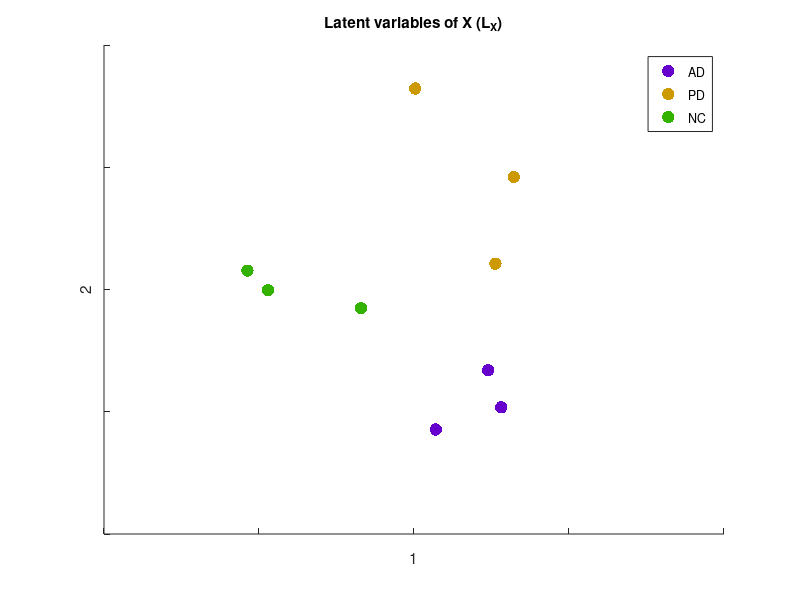

Write MATLAB code to recreate this figure. (Note: this script raises an error after producing the figure.)
clear; close all; clc;

% PET results: 9 subjects (three groups: AD, PD, NC) x 12 brain voxels
X =  [ 2     5     6     1     9     1     7     6     2     1     7     3 ;...   AD1
       4     1     5     8     8     7     2     8     6     4     8     2 ;...   AD2
       5     8     7     3     7     1     7     4     5     1     4     3 ;...   AD3
       3     3     7     6     1     1    10     2     2     1     7     4 ;...   PD1
       2     3     8     7     1     6     9     1     8     8     1     6 ;...   PD2
       1     7     3     1     1     3     1     8     1     3     9     5 ;...   PD3
       9     0     7     1     8     7     4     2     3     6     2     7 ;...   NC1
       8     0     6     5     9     7     4     4     2    10     3     8 ;...   NC2
       7     7     4     5     7     6     7     6     5     4     8     8]; %   NC3
X

% contrast data: 9 subjects x 2 contrast (values are such that contrast 1 
% predicts that the AD and PD participants will differ from NC; 
% contrast 2 will differentiate AD form PD)
Y =   [-0.24 -0.41 ; ... AD1  
       -0.24 -0.41 ; ... AD2 
       -0.24 -0.41 ; ... AD3 
       -0.24  0.41 ; ... PD1 
       -0.24  0.41 ; ... PD2 
       -0.24  0.41 ; ... PD3 
        0.47  0.00 ; ... NC1 
        0.47  0.00 ; ... NC2 
        0.47  0.00]; %   NC3

whos
%% centering & normalization (each condition separately)
% centering
X = X - mean(X);

% normalization
for iCol = 1:size(X,2)
    X_column_norms(1,iCol) = norm(X(:,iCol));
end

X = X./X_column_norms;

whos

% check
X
mean(X,1)
sum(X.^2)
Y
sum(Y.^2) % not ones -> too low precision given in paper

% fix nans
X(isnan(X)) = 0;
Y(isnan(Y)) = 0;

% % split fixed matrices
% X1 = X(1:3,:);
% X2 = X(4:6,:);
% X3 = X(7:9,:);
% Y1 = Y(1:3,:);
% Y2 = Y(4:6,:);
% Y3 = Y(7:9,:);


%% cross-product matrix

R = Y'*X

[U,D,V] = svd(R, 'econ'); % 'econ' to drop entries related to zero-singular vlaues


% U - behavioral measures saliences
% V - contrasts saliences
% D - covariance values for n-th latent variable of X and n-th latent variable
% of Y
U,D,V



%% latent variables

LX = X*V
LY = Y*U

%% plot latent variables

colors = [0.4 0.0 0.8;
          0.8 0.6 0.0;
          0.2 0.7 0.0];

colors = [0.4 0.0 0.8;
          0.8 0.6 0.0;
          0.2 0.7 0.0];

figure
hold on
% AD
scatter(LX(1:3,1),LX(1:3,2),80,colors(1,:),'filled')
% PD
scatter(LX(4:6,1),LX(4:6,2),80,colors(2,:),'filled')
% NC
scatter(LX(7:9,1),LX(7:9,2),80,colors(3,:),'filled')
hold off

title('Latent variables of X (L_X)')
xlabel '1'
ylabel '2'
set(gca,'XTickLabel','')
set(gca,'YTickLabel','')
legend({'AD', 'PD', 'NC'})
xlim([-2, 2])
ylim([-1 1])
hline(0); vline(0);


figure
hold on
% AD
scatter(LY(1:3,1),LY(1:3,2),80,colors(1,:),'filled')
% PD
scatter(LY(4:6,1),LY(4:6,2),80,colors(2,:),'filled')
% NC
scatter(LY(7:9,1),LY(7:9,2),80,colors(3,:),'filled')
hold off

title('Latent variables of Y (L_Y)')
xlabel '1'
ylabel '2'
set(gca,'XTickLabel','')
set(gca,'YTickLabel','')
legend({'AD', 'PD', 'NC'})
xlim([-1,1])
ylim([-1 1])
hline(0); vline(0);

% result is the same as in the paper up to a sign (vectors are flipped
% upside down, but their absolute values are the same)

